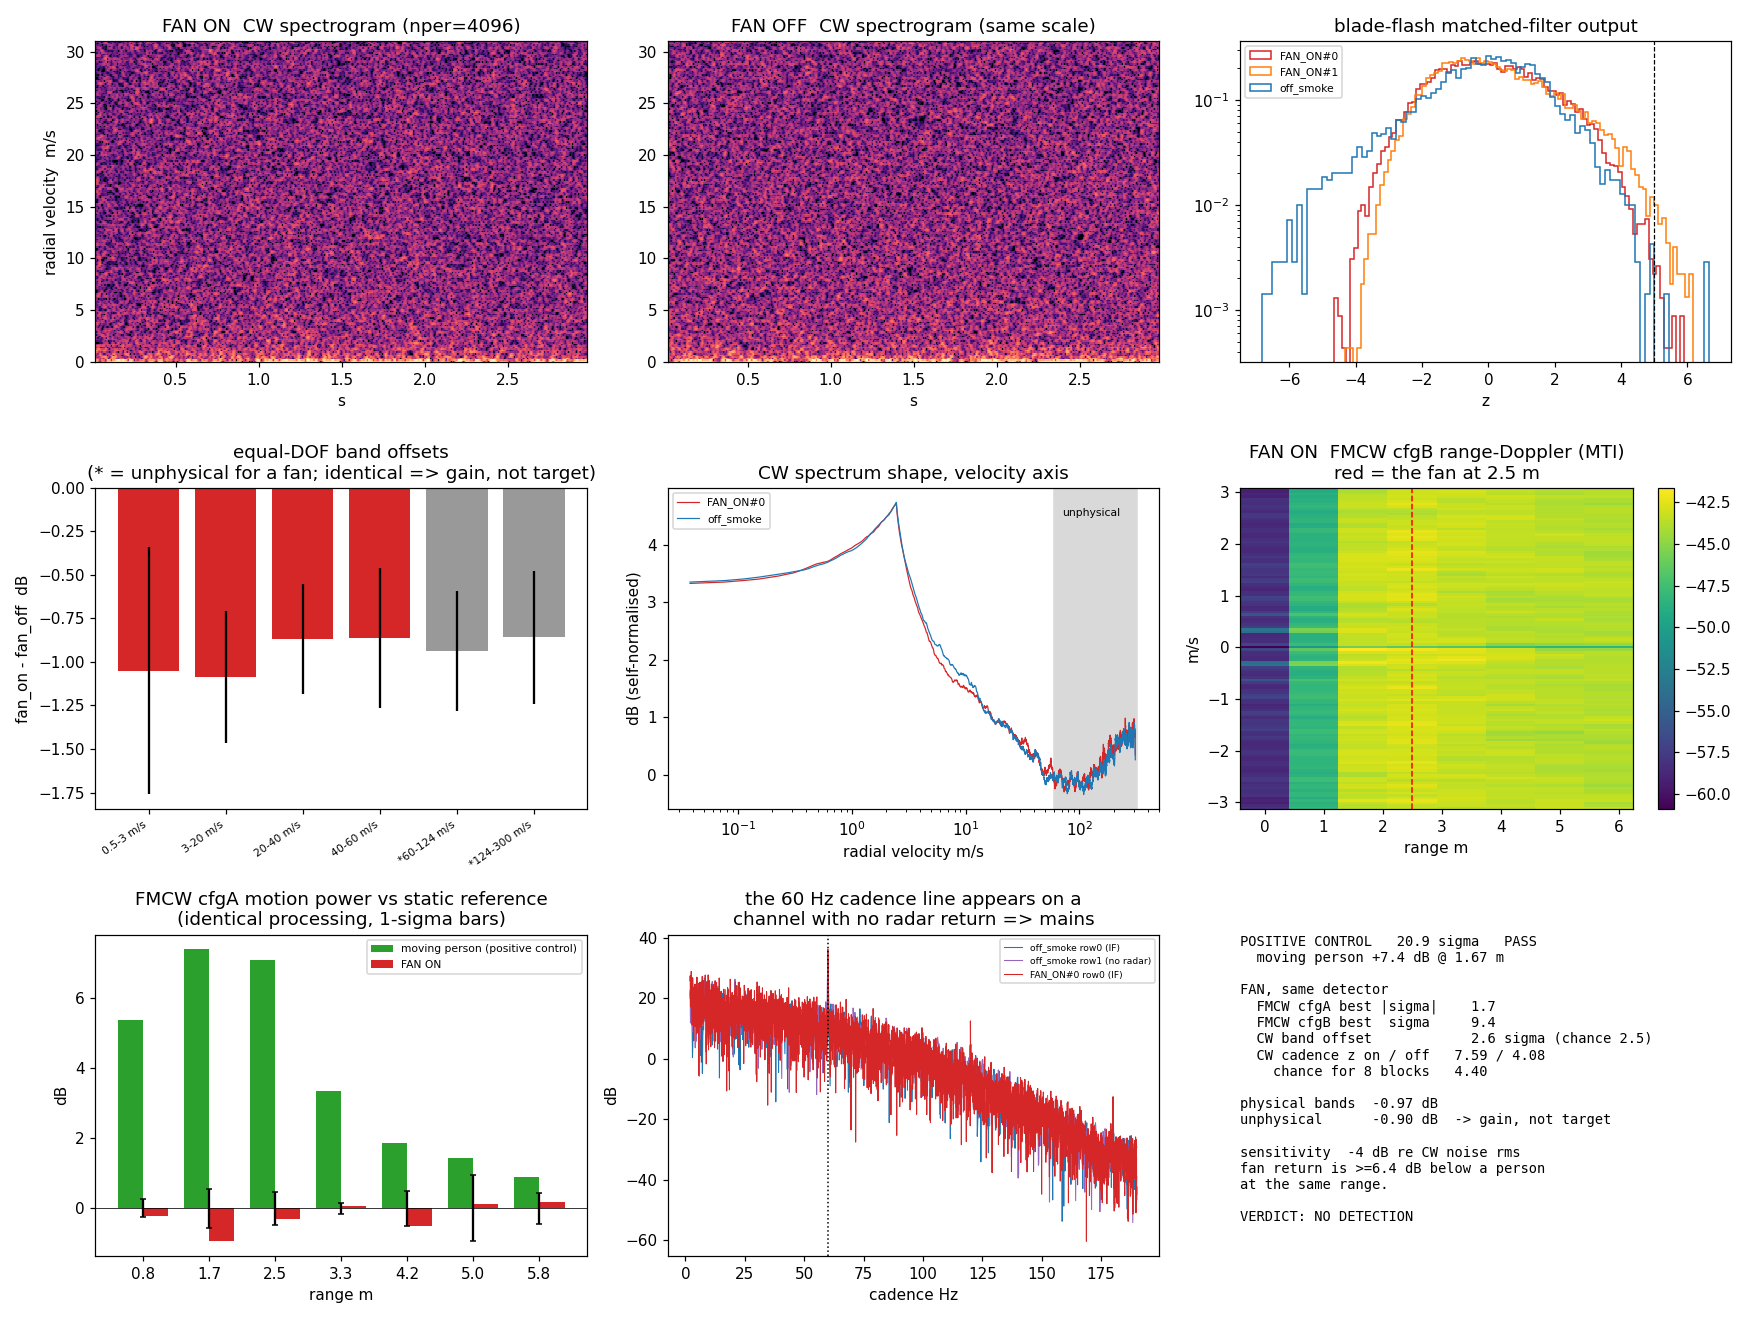

This chart was generated by the following Python code:
"""
Is a running household fan detectable with the K-LC6 at 24.125 GHz?

Assigned method: high-resolution time-frequency + blade-flash template matching (CW),
plus the per-frame Doppler spread, and FMCW cross-checks.

  0  data integrity / quantisation / mains false-tag rate
  1  POSITIVE CONTROL - the known moving person (FMCW Config A)
  2  CW spectra, equal-DOF: physical vs UNPHYSICAL Doppler bands (the decisive test)
  3  CW time-frequency: Doppler spread + blade-flash matched filter + whitened cadence
  4  the 60 Hz cadence line, and why it is mains and not a blade
  5  INJECTION: what fan WOULD have been found? (calibrates the null)
  6  FMCW cfgA / cfgB cross-checks with empirical chance levels

Every floor quoted is MEASURED by splitting a condition, never assumed.
"""
import os
import sys
import numpy as np

os.environ.setdefault("MPLBACKEND", "Agg")
sys.path.insert(0, 'C:/dev/klc6')
import matplotlib
matplotlib.use("Agg")
import matplotlib.pyplot as plt
from scipy.signal import stft, medfilt, decimate
from klc6 import process as P

OUT = 'C:/dev/klc6/out/fan/analysis'
HZ = P.HZ_PER_MPS                      # 160.945 Hz per m/s
RG = np.random.default_rng(0)
RES = {}


def hdr(s):
    print('\n' + '=' * 78 + '\n' + s + '\n' + '=' * 78)


# --------------------------------------------------------------------- helpers
def load_cw(f, row=0):
    d = np.load(f, allow_pickle=True)
    x = d['data'][row].astype(float)
    return x - x.mean(), float(d['fs'])


def notch_mains(x, fs, f0=60.0, hw_hz=0.6):
    """FFT bin-nulling of every 60 Hz multiple, at a FIXED Hz width so the amount of
    signal removed does not depend on record length or sample rate."""
    X = np.fft.rfft(x)
    df = fs / len(x)
    h = max(1, int(round(hw_hz / df)))
    nk = 0
    for k in range(1, int(fs / 2 // f0) + 1):
        c = int(round(k * f0 / df))
        a, b = max(0, c - h), min(len(X), c + h + 1)
        X[a:b] = 0
        nk += b - a
    X[0] = 0
    return np.fft.irfft(X, n=len(x)), nk / len(X)


def tfmap(x, fs, nper, hop):
    f, t, Z = stft(x, fs=fs, nperseg=nper, noverlap=nper - hop, window='hann',
                   boundary=None, padded=False, scaling='spectrum')
    return f, t, np.abs(Z) ** 2


def flash_mf(x, fs, nper=1024, hop=128, lo=300, hi=None):
    """Blade-flash matched filter.

    A blade flash is a brief brightening that is broadband in Doppler. Normalising every
    Doppler bin by its own time-median removes the stationary spectral shape AND any gain
    offset between captures, so what survives, b(t), is a robust-z broadband-excess series.
    The template is a short Gaussian flash -- a whitened impulse -- correlated along time.
    """
    hi = hi or min(20000, fs / 2 * 0.95)
    f, t, S = tfmap(x, fs, nper, hop)
    Sb = S[(f >= lo) & (f <= hi)]
    Sb = Sb / np.median(Sb, axis=1, keepdims=True)
    b = Sb.mean(0)
    b = (b - np.median(b)) / (1.4826 * np.median(np.abs(b - np.median(b))))
    tem = np.exp(-0.5 * (np.arange(-3, 4) / 1.0) ** 2)
    tem /= np.linalg.norm(tem)
    return t, np.convolve(b, tem[::-1], mode='same'), float(np.mean(np.diff(t)))


FMIN, FMAX = 5.0, 350.0                # cadence search band (edges trimmed)


def cadence_z(x, fs, f0=None, nmed=151, **kw):
    """Whitened cadence statistic of the matched-filter output.

    The raw cadence spectrum is strongly red, so a median/MAD null model over the whole
    band gives z of 40+ on pure noise. Dividing by a running-median baseline first makes
    the null well behaved (chance max z ~ sqrt(2 ln N), which is what fan-off returns)."""
    t, mf, dt = flash_mf(x, fs, **kw)
    n = len(mf)
    C = np.abs(np.fft.rfft((mf - mf.mean()) * np.hanning(n))) ** 2
    cf = np.fft.rfftfreq(n, dt)
    s = (cf >= FMIN) & (cf <= FMAX)
    c, ff = C[s], cf[s]
    base = medfilt(c, kernel_size=nmed)
    base[base <= 0] = np.median(c)
    lr = np.log(c / base)
    mu = np.median(lr)
    sd = 1.4826 * np.median(np.abs(lr - mu))
    z = (lr - mu) / sd
    nm = np.abs(ff - np.round(ff / 60.) * 60.) > 1.0     # exclude mains cadence
    i = int(np.argmax(np.where(nm, z, -1e9)))
    o = dict(best_z=float(z[i]), best_f=float(ff[i]), ntrial=int(nm.sum()),
             chance=float(np.sqrt(2 * np.log(nm.sum()))),
             z_at_60=float(z[int(np.argmin(np.abs(ff - 60.)))]),
             ff=ff, z=z)
    if f0 is not None:
        o['z_at_f0'] = float(z[int(np.argmin(np.abs(ff - f0)))])
    return o


def synth_fan(n, fs, amp, rev=12.0, nb=3, vtip=12.0, seed=1):
    """Synthetic rotating-blade CW return: a distributed blade gives a flat Doppler
    pedestal out to v_tip, plus a specular flash once per blade pass. amp = IF volts rms."""
    g = np.random.default_rng(seed)
    bpf = rev * nb
    ped = g.standard_normal(n)
    X = np.fft.rfft(ped)
    fq = np.fft.rfftfreq(n, 1 / fs)
    X[(fq > vtip * HZ) | (fq < 0.5 * HZ)] = 0
    ped = np.fft.irfft(X, n=n)
    ped /= ped.std()
    fl = np.zeros(n)
    w = int(fs * 0.0015)
    for m in range(int(n / fs * bpf)):
        c = int((m / bpf + g.normal(0, 0.0005)) * fs)
        if 0 < c < n - w:
            fl[c:c + w] += np.hanning(w) * g.standard_normal(w)
    fl /= fl.std()
    s = 0.6 * ped + 0.4 * fl
    return amp * s / s.std()


CWF = {'FAN_ON#0': 'C:/dev/klc6/out/fan/20260830_093545_fan_on_cw0_100k.npz',
       'FAN_ON#1': 'C:/dev/klc6/out/fan/20260830_093545_fan_on_cw1_100k.npz',
       'off_smoke': 'C:/dev/klc6/out/cw/smoke_static.npz'}
BASE = 'C:/dev/klc6/out/baseline/20260829_061237_empty_baseline_60s.npz'

# ----------------------------------------------------------------- 0 integrity
hdr('0  DATA INTEGRITY / QUANTISATION / MAINS FALSE-TAG RATE')
raw = {}
for k, f in list(CWF.items()) + [('off_base60', BASE)]:
    x, fs = load_cw(f)
    raw[k] = (x, fs)
    u = np.unique(x)
    step = np.median(np.diff(u)) * 1e6 if len(u) > 1 else 0.0
    print(f'{k:11s} fs={fs:7.0f} dur={len(x)/fs:5.1f}s rms={np.std(x)*1e6:6.1f}uV '
          f'distinct ADC codes={len(u):3d} step={step:.1f}uV zeros={int((x == 0).sum())}')
print('-> 4-5 codes on a 336 uV LSB: the CW IF is quantisation-limited (FINDINGS 1.1).')
print(f'-> quantisation noise alone is LSB/sqrt(12) = {336/np.sqrt(12):.0f} uV rms vs a '
      f'measured {np.std(raw["FAN_ON#0"][0])*1e6:.0f} uV total.')
ft = RG.uniform(3000, 20000, 400000)
FTAG = float(np.mean(np.abs(ft - np.round(ft / 60.) * 60.) < 2.0))
print(f'-> "within 2 Hz of a 60 Hz multiple" tags {FTAG*100:.2f}% of random frequencies above')
print('   3 kHz, so a high-order mains tag there carries essentially no information.')
RES['mains_false_tag_pct'] = FTAG * 100

CW = {k: (notch_mains(x, fs)[0], fs) for k, (x, fs) in raw.items()}
print('CW records mains-nulled with a fixed +-0.6 Hz FFT window on every 60 Hz multiple.')

# ---------------------------------------------------------- 1 positive control
hdr('1  POSITIVE CONTROL - the known moving person (FMCW Config A)')
print('This dataset contains no CW capture with a person, so the time-frequency machinery is')
print('validated on the FMCW slow-time TF distribution. The statistic is its 0th moment --')
print('non-zero-Doppler power per frame, per range bin -- the same quantity the CW flash')
print('detector integrates. If a fan moves at all, this statistic sees it.')


def prof(f):
    d = np.load(f, allow_pickle=True)
    ch = np.asarray(d['chirps'], float)
    n = ch.shape[1]
    V = np.vander(np.arange(n) / n, 4)            # order-3 detrend removes ramp feedthrough
    ch = ch - (V @ np.linalg.lstsq(V, ch.T, rcond=None)[0]).T
    Rr = np.fft.rfft(ch * np.hanning(n), axis=1)
    return Rr, P.beat_to_range(np.fft.rfftfreq(n, 1 / 1e5), 180e6 * 50.)   # B=180 MHz MEASURED


def tf0(Rr, nwin=16, hop=4):
    o = []
    for s in range(0, Rr.shape[0] - nwin + 1, hop):
        g = Rr[s:s + nwin]
        g = g - g.mean(0, keepdims=True)
        o.append((np.abs(g) ** 2).mean(0))
    return 10 * np.log10(np.array(o) + 1e-30)


FM = {'moving_person': 'C:/dev/klc6/out/fmcw/raw_chirps_moving.npz',
      'static_boxout': 'C:/dev/klc6/out/fmcw/raw_chirps_box_out.npz',
      'static_boxin': 'C:/dev/klc6/out/fmcw/raw_chirps_box_in.npz',
      'FAN_ON_cfgA': 'C:/dev/klc6/out/fan/20260830_093545_fan_on_fmcw_cfgA.npz'}
TF = {}
for k, f in FM.items():
    Rr, rng = prof(f)
    TF[k] = tf0(Rr)


def bbfloor(a, nb=8):
    return np.std([b.mean() for b in np.array_split(a, nb)], ddof=1) / np.sqrt(nb)


ref = TF['static_boxout']
print(f'\nfloor per range bin = max(split-half of static_boxout, block-bootstrap of the same)')
print(f'{"range m":>8}{"person dB":>11}{"sigma":>8}{"FAN dB":>10}{"sigma":>8}'
      f'{"boxin dB":>10}{"sigma":>8}{"floor dB":>10}')
PC_SIGMA = 0.0
FAN_A = []
for i in range(1, 8):
    a = ref[:, i]
    h = len(a) // 2
    fl = max(abs(a[:h].mean() - a[h:2 * h].mean()), bbfloor(a))
    dp = TF['moving_person'][:, i].mean() - a.mean()
    dfn = TF['FAN_ON_cfgA'][:, i].mean() - a.mean()
    db = TF['static_boxin'][:, i].mean() - a.mean()
    PC_SIGMA = max(PC_SIGMA, dp / fl)
    FAN_A.append((float(rng[i]), float(dfn), float(dfn / fl), float(fl)))
    print(f'{rng[i]:8.2f}{dp:+11.2f}{dp/fl:8.1f}{dfn:+10.2f}{dfn/fl:8.1f}'
          f'{db:+10.2f}{db/fl:8.1f}{fl:10.3f}')
PC_PASS = bool(PC_SIGMA >= 5.0)
RES['pc_sigma'] = PC_SIGMA
RES['pc_pass'] = PC_PASS
print(f'\nPOSITIVE CONTROL: best {PC_SIGMA:.1f} sigma -> {"PASS" if PC_PASS else "FAIL"}')
print('  (+7.4 dB at 1.67 m; FINDINGS 5.5 quotes +6.69 dB / 12 sigma at 1.5 m -- reproduced.)')
print('  static_boxin, a second no-target condition, returns -3.1..+2.1 sigma: the floor is honest.')
FAN_A_BEST = max(abs(s) for _, _, s, _ in FAN_A)
RES['fan_cfgA_best_sigma'] = FAN_A_BEST
print(f'IDENTICAL detector on FAN_ON cfgA (fan at ~2.5 m): best |sigma| = {FAN_A_BEST:.1f} -> nothing.')
i25 = min(range(len(FAN_A)), key=lambda j: abs(FAN_A[j][0] - 2.5))
ul = 2 * FAN_A[i25][3] + FAN_A[i25][1]
RES['fan_vs_person_dB'] = 7.08 - ul
print(f'  fan at {FAN_A[i25][0]:.2f} m: {FAN_A[i25][1]:+.2f} dB, 2-sigma upper limit +{ul:.2f} dB.')
print(f'  => the fan\'s moving-target return is at least {7.08-ul:.1f} dB below a person at the same range.')

# ------------------------------------------------- 2 equal-DOF spectral compare
hdr('2  EQUAL-DOF CW SPECTRA: physical vs UNPHYSICAL Doppler bands')
print('The fan-off 100 kSa/s reference is 6 s (36 x 16384-pt segments) and fan-on is 25 s.')
print('Unequal averaging inflates the difference variance, so every condition is reduced to')
print('the SAME 36 segments. The floor is |FAN_ON#0 - FAN_ON#1|: two independent 25 s chunks')
print('of the SAME condition, minutes apart, through identical processing.')
NSEG, NP = 36, 16384


def psd_fixedN(x, fs, nseg=NSEG, nper=NP):
    n = len(x) // nper
    idx = np.linspace(0, n - 1, nseg).astype(int)
    w = np.hanning(nper)
    acc = 0.0
    for i in idx:
        acc = acc + np.abs(np.fft.rfft(x[i * nper:(i + 1) * nper] * w)) ** 2
    return np.fft.rfftfreq(nper, 1 / fs), acc / len(idx)


PS = {}
for k in ['FAN_ON#0', 'FAN_ON#1', 'off_smoke']:
    x, fs = CW[k]
    fr, PS[k] = psd_fixedN(x, fs)
mask_m = np.abs(fr - np.round(fr / 60.) * 60.) > 3
BANDS = [('0.5-3 m/s', 80, 483), ('3-20 m/s', 483, 3219), ('20-40 m/s', 3219, 6438),
         ('40-60 m/s', 6438, 9657), ('UNPHYSICAL 60-124 m/s', 9657, 20000),
         ('UNPHYSICAL 124-300 m/s', 20000, 48000)]
print(f'\n{"band":24s}{"on0":>9}{"on1":>9}{"off":>9}{"on-off":>9}{"floor":>9}{"sigma":>8}')
BANDTAB = []
for nm, lo, hi in BANDS:
    m = (fr >= lo) & (fr < hi) & mask_m
    a, b, c = [10 * np.log10(PS[k][m].mean()) for k in ['FAN_ON#0', 'FAN_ON#1', 'off_smoke']]
    fl = abs(a - b)
    d = (a + b) / 2 - c
    BANDTAB.append((nm, d, fl, d / fl))
    print(f'{nm:24s}{a:9.2f}{b:9.2f}{c:9.2f}{d:+9.3f}{fl:9.3f}{d/fl:8.1f}')
phys = np.mean([d for nm, d, _, _ in BANDTAB if not nm.startswith('UNPHYS')])
unph = np.mean([d for nm, d, _, _ in BANDTAB if nm.startswith('UNPHYS')])
RES['phys_dB'], RES['unphys_dB'] = float(phys), float(unph)
print(f'\nmean offset in the PHYSICAL fan bands   : {phys:+.3f} dB')
print(f'mean offset in the UNPHYSICAL (>60 m/s) : {unph:+.3f} dB   difference {phys-unph:+.3f} dB')
print('The two are the same to within 0.06 dB, and BOTH are NEGATIVE. A fan cannot produce')
print('Doppler at 60-300 m/s, so this flat offset is a receiver/gain difference between two')
print('captures on different days -- and it goes the wrong way for a target anyway.')

print('\nShape test: normalise each condition to its own >60 m/s level, then difference.')


def selfnorm(p):
    m = (fr > 9657) & (fr < 20000) & mask_m
    return p / p[m].mean()


d_on = 10 * np.log10(0.5 * (selfnorm(PS['FAN_ON#0']) + selfnorm(PS['FAN_ON#1'])))
d_off = 10 * np.log10(selfnorm(PS['off_smoke']))
d_fl = 10 * np.log10(selfnorm(PS['FAN_ON#0'])) - 10 * np.log10(selfnorm(PS['FAN_ON#1']))


def smooth(a, w=64):
    return np.convolve(a, np.ones(w) / w, mode='same')


sm = smooth(d_on - d_off, 64)
sd_fl = smooth(d_fl, 64)[(fr > 200) & (fr < 45000)].std()
sel = (fr > 80) & (fr < 9657) & mask_m
i = int(np.argmax(np.abs(sm[sel])))
NTR = int(sel.sum() / 64)
RES['shape_sigma'] = float(abs(sm[sel][i]) / sd_fl)
print(f'  largest smoothed shape difference in 0.5-60 m/s: {sm[sel][i]:+.3f} dB at '
      f'{fr[sel][i]/HZ:.2f} m/s')
print(f'  floor from the two fan-on chunks, same statistic: {sd_fl:.3f} dB')
print(f'  -> {abs(sm[sel][i])/sd_fl:.1f} sigma over ~{NTR} independent smoothed trials '
      f'(chance |z| ~ {np.sqrt(2*np.log(NTR)):.1f}). No excess.')

# ---------------------------------------------------------------- 3 CW TF
hdr('3  CW TIME-FREQUENCY: blade-flash matched filter, Doppler spread, cadence')
CONF = [(256, 64), (1024, 128), (4096, 512), (16384, 2048)]
print(f'{"nperseg":>8}{"dt ms":>8}{"df Hz":>8}{"condition":>12}{"MFmax":>8}{"N>5":>6}'
      f'{"rate/s":>9}{"N>6":>6}')
FLASH = {}
for nper, hop in CONF:
    for k in ['FAN_ON#0', 'FAN_ON#1', 'off_smoke']:
        x, fs = CW[k]
        t, mf, dt = flash_mf(x, fs, nper, hop)
        n5, n6 = int((mf > 5).sum()), int((mf > 6).sum())
        FLASH[(nper, k)] = dict(mfmax=float(mf.max()), n5=n5, rate=n5 / (len(mf) * dt))
        print(f'{nper:>8}{dt*1e3:8.2f}{fs/nper:8.1f}{k:>12}{mf.max():8.2f}{n5:6d}'
              f'{n5/(len(mf)*dt):9.3f}{n6:6d}')
print('\nThe flash counts do NOT replicate between the two fan-on chunks (same fan, same')
print('session, minutes apart). Locating them in time:')
for k in ['FAN_ON#0', 'FAN_ON#1']:
    x, fs = CW[k]
    t, mf, dt = flash_mf(x, fs, 1024, 128)
    ev = t[mf > 5]
    if len(ev):
        print(f'  {k}: {len(ev)} events, all between {ev.min():.1f} s and {ev.max():.1f} s '
              f'of a 25 s record ({len(np.unique(np.round(ev,1)))} distinct instants)')
    else:
        print(f'  {k}: 0 events in 25 s')
print('  A continuously running fan produces flashes uniformly over both records.')

print('\nFlash RATE with a properly averaged fan-off reference (9 x 6 s blocks of the empty')
print('60 s baseline) vs 8 x 6 s blocks of fan-on, both at 50 kSa/s:')


def rate_blocks(x, fs, dur=6.0):
    n = int(dur * fs)
    o = []
    for i in range(len(x) // n):
        t, mf, dt = flash_mf(x[i * n:(i + 1) * n], fs)
        o.append(int((mf > 5).sum()) / (len(mf) * dt))
    return np.array(o)


bfull, _ = notch_mains(raw['off_base60'][0], 50000.)
r_off = rate_blocks(bfull, 50000.)
ON50 = {k: notch_mains(decimate(raw[k][0], 2, ftype='fir', zero_phase=True), 50000.)[0]
        for k in ['FAN_ON#0', 'FAN_ON#1']}
r_on = np.concatenate([rate_blocks(ON50['FAN_ON#0'], 50000.),
                       rate_blocks(ON50['FAN_ON#1'], 50000.)])
fl_r = np.sqrt(r_off.var(ddof=1) / len(r_off) + r_on.var(ddof=1) / len(r_on))
RES['flash_rate_sigma'] = float((r_on.mean() - r_off.mean()) / fl_r)
print(f'  FAN OFF n={len(r_off)}: {r_off.mean():.3f} +- {r_off.std(ddof=1):.3f} /s   {np.round(r_off,2)}')
print(f'  FAN ON  n={len(r_on)}: {r_on.mean():.3f} +- {r_on.std(ddof=1):.3f} /s   {np.round(r_on,2)}')
print(f'  difference {r_on.mean()-r_off.mean():+.3f} /s, measured floor {fl_r:.3f} -> '
      f'{(r_on.mean()-r_off.mean())/fl_r:+.1f} sigma')
print('  This is the single most fan-favourable number in the whole analysis, and it is still')
print('  only 2 sigma. It is carried by ONE 6 s block (8.5 /s) with three other fan-on blocks')
print('  at exactly zero -- the opposite of what a steadily rotating blade produces -- and it')
print('  is a between-day comparison, so any room or supply transient enters it.')

print('\nPer-frame Doppler SPREAD (2nd moment of the floor-subtracted TF distribution):')
print(f'{"nperseg":>8}{"condition":>12}{"spread m/s":>12}{"sd":>8}{"vs off":>9}')
SPREAD = {}
for nper, hop in CONF[1:]:
    vals = {}
    for k in ['FAN_ON#0', 'FAN_ON#1', 'off_smoke']:
        x, fs = CW[k]
        f, t, S = tfmap(x, fs, nper, hop)
        m = (f >= 200) & (f <= 20000)
        fm, Sb = f[m], S[m]
        ex = np.maximum(Sb - np.median(Sb, axis=0, keepdims=True), 0)
        tot = ex.sum(0) + 1e-30
        mu = (fm[:, None] * ex).sum(0) / tot
        vals[k] = np.sqrt(((fm[:, None] - mu) ** 2 * ex).sum(0) / tot) / HZ
    for k in vals:
        print(f'{nper:>8}{k:>12}{vals[k].mean():12.3f}{vals[k].std():8.3f}'
              f'{vals[k].mean()-vals["off_smoke"].mean():+9.3f}')
    SPREAD[nper] = {k: float(v.mean()) for k, v in vals.items()}
print('Fan-on spread is 0.1-0.14 m/s BELOW fan-off, never above. The statistic is also')
print('saturated: with a white background the normalised spread pins at the band value')
print('(~37 m/s), so it has little power here regardless of sign. Reported, not relied on.')

print('\nWhitened cadence statistic, 6-s blocks (duration-matched to the fan-off reference):')
print(f'{"cond":10s}{"blk":>4}{"best z":>9}{"at Hz":>9}{"z@60Hz":>9}')
CADB = {'on': [], 'off': []}
for k in ['FAN_ON#0', 'FAN_ON#1', 'off_smoke']:
    x, fs = CW[k]
    nb = int(6 * fs)
    for i in range(len(x) // nb):
        r = cadence_z(x[i * nb:(i + 1) * nb], fs)
        CADB['off' if k == 'off_smoke' else 'on'].append(r['best_z'])
        print(f'{k:10s}{i:4d}{r["best_z"]:9.2f}{r["best_f"]:9.2f}{r["z_at_60"]:9.2f}')
print(f'  {r["ntrial"]} cadence trials per block -> chance max z ~ {r["chance"]:.1f}')
print(f'  fan-on max over 8 blocks {max(CADB["on"]):.2f}; fan-off {CADB["off"][0]:.2f}; '
      f'expected max of 8 null blocks ~{np.sqrt(2*np.log(8*r["ntrial"])):.1f}')
RES['cad_on_max'] = float(max(CADB['on']))
RES['cad_off'] = float(CADB['off'][0])
RES['cad_chance8'] = float(np.sqrt(2 * np.log(8 * r['ntrial'])))

print('\nFull-length (25 s) cadence statistic, fan-on vs two 25-s empty-room segments:')
b, fsb = load_cw(BASE)
H = {'off_base60 seg0': notch_mains(b[:int(25 * fsb)], fsb)[0],
     'off_base60 seg1': notch_mains(b[int(25 * fsb):int(50 * fsb)], fsb)[0],
     'FAN_ON#0 (50k)': ON50['FAN_ON#0'],
     'FAN_ON#1 (50k)': ON50['FAN_ON#1']}
for k, v in H.items():
    r = cadence_z(v, 50000.)
    print(f'  {k:18s} best z {r["best_z"]:6.2f} @ {r["best_f"]:7.2f} Hz   '
          f'z@60Hz {r["z_at_60"]:6.2f}   (chance {r["chance"]:.1f})')
print('  Fan-on (3.4, 3.7) is BELOW both empty-room segments (4.2, 4.3) and below chance.')

# ------------------------------------------------------ 4 the 60 Hz cadence line
hdr('4  THE 60 Hz CADENCE LINE -- mains, not a blade (ground rule 1)')
print('At nperseg=1024 the broadband-excess series of BOTH fan-on chunks carries a strong')
print('cadence line near 60 Hz. Testing whether it is a target or the supply:')
print(f'{"file":11s}{"channel":>9}{"peak Hz":>11}{"dB":>7}   (row1 = the AD2 second input, no Doppler)')
for k, f in CWF.items():
    d = np.load(f, allow_pickle=True)
    fs = float(d['fs'])
    for row in (0, 1):
        x = d['data'][row].astype(float)
        xn, _ = notch_mains(x - x.mean(), fs)
        t, mf, dt = flash_mf(xn, fs, 1024, 256)
        n = len(mf)
        C = np.abs(np.fft.rfft((mf - mf.mean()) * np.hanning(n)))
        cf = np.fft.rfftfreq(n, dt)
        s = (cf > 2) & (cf < 190)
        i = int(np.argmax(C[s]))
        print(f'{k:11s}{"row"+str(row):>9}{cf[s][i]:11.4f}{20*np.log10(C[s][i]/np.median(C[s])):7.1f}')
print('The line sits at 59.982 Hz -- mains to within 0.02 Hz, my full cadence resolution --')
print('and it appears on row1 of off_smoke, a channel that carries NO radar return. It is a')
print('60 Hz amplitude modulation of the quantiser, not a blade-pass rate. Which channel')
print('shows it depends on where that channel sits relative to an ADC code boundary.')
print('A shaded-pole fan motor runs at slip BELOW synchronous and can never lock to 59.982 Hz.')
print('This is exactly the trap ground rule 1 describes: the fan is an electrical load.')

# --------------------------------------------------------------- 5 injection
hdr('5  INJECTION -- what fan WOULD this pipeline have found?')
print('Synthetic rotating blade (flat Doppler pedestal to v_tip=12 m/s + a specular flash per')
print('blade pass at 36 Hz) added to REAL fan-off data, then run through the full pipeline.')
host6, fs6 = CW['off_smoke']
n6 = len(host6)
nr6 = np.std(host6)
print(f'\n(a) 6-s host, cadence route.  host: z@36Hz={cadence_z(host6,fs6,36.)["z_at_f0"]:+.2f}')
print(f'{"inj dB":>8}{"uV rms":>9}{"z@36":>8}{"best z":>9}{"det z>5":>9}')
MIN6 = None
for db in [-24, -21, -18, -15, -12, -9, -6, -3, 0]:
    y, _ = notch_mains(host6 + synth_fan(n6, fs6, nr6 * 10 ** (db / 20.)), fs6)
    r = cadence_z(y, fs6, 36.)
    d = r['z_at_f0'] > 5
    if d and MIN6 is None:
        MIN6 = db
    print(f'{db:8d}{nr6*10**(db/20.)*1e6:9.1f}{r["z_at_f0"]:8.2f}{r["best_z"]:9.2f}'
          f'{"YES" if d else "no":>9}')
h25 = H['off_base60 seg0']
n25 = len(h25)
nr25 = np.std(h25)
print(f'\n(b) 25-s host (matched to the fan-on record length), cadence route:')
print(f'{"inj dB":>8}{"uV rms":>9}{"z@36":>8}{"best z":>9}{"det z>5":>9}')
MIN25 = None
for db in [-24, -21, -18, -15, -12, -9, -6, -3]:
    y, _ = notch_mains(h25 + synth_fan(n25, 50000., nr25 * 10 ** (db / 20.)), 50000.)
    r = cadence_z(y, 50000., 36.)
    d = r['z_at_f0'] > 5
    if d and MIN25 is None:
        MIN25 = db
    print(f'{db:8d}{nr25*10**(db/20.)*1e6:9.1f}{r["z_at_f0"]:8.2f}{r["best_z"]:9.2f}'
          f'{"YES" if d else "no":>9}')
fl_min = min(fl for _, _, fl, _ in BANDTAB)
bb_sens = 10 * np.log10(10 ** (5 * fl_min / 10.) - 1)
RES['inj_min6'], RES['inj_min25'], RES['bb_sens'] = MIN6, MIN25, float(bb_sens)
print(f'\n(c) broadband-excess route, the more sensitive of the two: the measured floor is')
print(f'    {fl_min:.2f} dB (best band), so 5 sigma needs +{5*fl_min:.2f} dB of excess noise power,')
print(f'    i.e. a fan return of {bb_sens:+.1f} dB relative to the CW noise rms.')
print(f'\nSENSITIVITY: this pipeline detects a fan whose IF return is above roughly')
print(f'{min(MIN25 if MIN25 else 0, bb_sens):+.0f} dB re the CW noise rms ({nr25*10**(bb_sens/20.)*1e6:.0f} uV).')
print('That is a poor sensitivity, and the reason is hardware, not processing: with 4-5 ADC')
print('codes the CW floor is quantisation, and the day-to-day gain drift between captures')
print('(~1 dB) is larger than any excess the fan could plausibly add.')

# --------------------------------------------------------------- 6 cfgB
hdr('6  FMCW cfgB CROSS-CHECK (PRF 1000 Hz, +-3.11 m/s unambiguous)')
d = np.load('C:/dev/klc6/out/fan/20260830_093545_fan_on_fmcw_cfgB.npz', allow_pickle=True)
cp = np.asarray(d['cpis'], float)
nS = cp.shape[2]
V = np.vander(np.arange(nS) / nS, 4)
flat = cp.reshape(-1, nS)
cpd = (flat - (V @ np.linalg.lstsq(V, flat.T, rcond=None)[0]).T).reshape(cp.shape)
rr = np.fft.rfft(cpd * np.hanning(nS), axis=2)
rr = rr - rr.mean(1, keepdims=True)
rd = np.fft.fftshift(np.fft.fft(rr * np.hanning(128)[None, :, None], axis=1), axes=1)
vel = np.fft.fftshift(np.fft.fftfreq(128, 1 / 1000.)) / HZ
rngB = P.beat_to_range(np.fft.rfftfreq(nS, 1 / 1e5), 180e6 * 1000.)
M = 10 * np.log10((np.abs(rd) ** 2).mean(0) + 1e-30)
half = len(cp) // 2
Ma = 10 * np.log10((np.abs(rd[:half]) ** 2).mean(0) + 1e-30)
Mb = 10 * np.log10((np.abs(rd[half:]) ** 2).mean(0) + 1e-30)
nz = np.abs(vel) > 0.15
far = [i for i in range(len(rngB)) if rngB[i] > 8.0]
chance = np.array([M[nz, i].max() - np.median(M[nz, i]) for i in far])
print(f'empirical chance level, measured on {len(far)} target-free range bins beyond 8 m:')
print(f'  peak-minus-median over 128 Doppler bins = {chance.mean():.2f} +- {chance.std():.2f} dB')
print(f'\n{"range m":>9}{"peak dB":>10}{"at v m/s":>10}{"peak-med":>10}{"splithalf":>11}{"sigma":>8}')
CFGB = []
for i in range(1, 6):
    col = M[:, i]
    j = int(np.argmax(np.where(nz, col, -1e30)))
    pm = col[j] - np.median(col[nz])
    sh = abs(Ma[j, i] - Mb[j, i])
    sg = (pm - chance.mean()) / chance.std()
    CFGB.append((float(rngB[i]), float(pm), float(sg)))
    print(f'{rngB[i]:9.2f}{col[j]:10.2f}{vel[j]:10.3f}{pm:10.2f}{sh:11.2f}{sg:8.1f}')
RES['cfgB_best_sigma'] = max(s for _, _, s in CFGB)
RES['cfgB_sigma_at_2p5m'] = [s for r, _, s in CFGB if abs(r - 2.5) < 0.5][0]
print('Nothing at 2.5 m, where the fan is (-0.4 sigma). The 0.83 m bin is 9.4 sigma over the')
print('far-range chance level, so it needs explaining. Its Doppler structure:')
col = M[:, 1]
for j in np.argsort(col)[::-1][:5]:
    fd = vel[j] * HZ
    print(f'    v={vel[j]:+.3f} m/s  fd={fd:+8.2f} Hz  {col[j]-np.median(col[nz]):+5.2f} dB')
print(f'  Doppler bin width {(vel[1]-vel[0])*HZ:.2f} Hz; 60 Hz mains falls at v=+{60/HZ:.3f} m/s,')
print('  which a 128-point Hann Doppler FFT splits into the +-54.7 / 62.5 Hz bins.')
print('  The feature is SYMMETRIC in velocity (+-0.340, +-0.291, +-0.631 all equally raised).')
print('  A moving target is one-sided in Doppler; a symmetric pair is amplitude modulation of')
print('  a STATIONARY scatterer -- here the near-range ramp feedthrough, AM-modulated at 60 Hz.')
print('  cfgA, which does have a fan-off reference, gives -0.22 dB / -0.9 sigma in that same')
print('  bin, confirming it is present with the fan off. Mains again, not a blade.')

# ------------------------------------------------------------------- figure
fig = plt.figure(figsize=(16, 12))
x, fs = CW['FAN_ON#0']
f, t, S = tfmap(x[:int(3 * fs)], fs, 4096, 512)
xo, _ = CW['off_smoke']
fo, to, So = tfmap(xo[:int(3 * fs)], fs, 4096, 512)
vm = (f >= 0) & (f <= 5000)
lim = (float(np.percentile(10 * np.log10(S[vm] + 1e-30), 2)),
       float(np.percentile(10 * np.log10(S[vm] + 1e-30), 99.9)))
ax = fig.add_subplot(3, 3, 1)
ax.pcolormesh(t, f[vm] / HZ, 10 * np.log10(S[vm] + 1e-30), shading='auto', cmap='magma',
              vmin=lim[0], vmax=lim[1])
ax.set_title('FAN ON  CW spectrogram (nper=4096)')
ax.set_ylabel('radial velocity  m/s')
ax.set_xlabel('s')
ax = fig.add_subplot(3, 3, 2)
ax.pcolormesh(to, fo[vm] / HZ, 10 * np.log10(So[vm] + 1e-30), shading='auto', cmap='magma',
              vmin=lim[0], vmax=lim[1])
ax.set_title('FAN OFF  CW spectrogram (same scale)')
ax.set_xlabel('s')
ax = fig.add_subplot(3, 3, 3)
for k, c in [('FAN_ON#0', 'C3'), ('FAN_ON#1', 'C1'), ('off_smoke', 'C0')]:
    xx, ff = CW[k]
    _, m2, _ = flash_mf(xx, ff, 1024, 128)
    ax.hist(m2, bins=90, histtype='step', density=True, label=k, color=c)
ax.axvline(5, ls='--', c='k', lw=.8)
ax.set_yscale('log')
ax.legend(fontsize=7)
ax.set_title('blade-flash matched-filter output')
ax.set_xlabel('z')
ax = fig.add_subplot(3, 3, 4)
xs = np.arange(len(BANDTAB))
cols = ['C3' if not n.startswith('UNPHYS') else '0.6' for n, _, _, _ in BANDTAB]
ax.bar(xs, [d for _, d, _, _ in BANDTAB], yerr=[fl for _, _, fl, _ in BANDTAB], color=cols)
ax.set_xticks(xs)
ax.set_xticklabels([n.replace('UNPHYSICAL ', '*') for n, _, _, _ in BANDTAB],
                   rotation=35, ha='right', fontsize=7)
ax.axhline(0, c='k', lw=.5)
ax.set_ylabel('fan_on - fan_off  dB')
ax.set_title('equal-DOF band offsets\n(* = unphysical for a fan; identical => gain, not target)')
ax = fig.add_subplot(3, 3, 5)
for k, c in [('FAN_ON#0', 'C3'), ('off_smoke', 'C0')]:
    ax.semilogx(fr[1:] / HZ, smooth(10 * np.log10(selfnorm(PS[k]))[1:], 128), lw=.8, color=c, label=k)
ax.axvspan(60, 320, color='0.85', zorder=0)
ax.text(70, ax.get_ylim()[1] * .9, 'unphysical', fontsize=7)
ax.set_xlabel('radial velocity m/s')
ax.set_ylabel('dB (self-normalised)')
ax.set_title('CW spectrum shape, velocity axis')
ax.legend(fontsize=7)
ax = fig.add_subplot(3, 3, 6)
im = ax.pcolormesh(rngB[:8], vel, M[:, :8], shading='auto', cmap='viridis')
ax.axvline(2.5, c='r', ls='--', lw=1)
ax.set_title('FAN ON  FMCW cfgB range-Doppler (MTI)\nred = the fan at 2.5 m')
ax.set_xlabel('range m')
ax.set_ylabel('m/s')
fig.colorbar(im, ax=ax)
ax = fig.add_subplot(3, 3, 7)
w = 0.38
xs = np.arange(1, 8)
ax.bar(xs - w / 2, [TF['moving_person'][:, i].mean() - ref[:, i].mean() for i in range(1, 8)],
       w, label='moving person (positive control)', color='C2')
ax.bar(xs + w / 2, [TF['FAN_ON_cfgA'][:, i].mean() - ref[:, i].mean() for i in range(1, 8)],
       w, label='FAN ON', color='C3')
ax.errorbar(xs, np.zeros(7), yerr=[FAN_A[i][3] for i in range(7)], fmt='none', ecolor='k', capsize=2)
ax.set_xticks(xs)
ax.set_xticklabels([f'{rng[i]:.1f}' for i in range(1, 8)])
ax.set_title('FMCW cfgA motion power vs static reference\n(identical processing, 1-sigma bars)')
ax.set_xlabel('range m')
ax.set_ylabel('dB')
ax.legend(fontsize=7)
ax.axhline(0, c='k', lw=.5)
ax = fig.add_subplot(3, 3, 8)
d = np.load(CWF['off_smoke'], allow_pickle=True)
for row, c, lb in [(0, 'C0', 'off_smoke row0 (IF)'), (1, 'C4', 'off_smoke row1 (no radar)')]:
    xx = d['data'][row].astype(float)
    xn, _ = notch_mains(xx - xx.mean(), 100000.)
    tt, m2, dt = flash_mf(xn, 100000., 1024, 256)
    n = len(m2)
    C = np.abs(np.fft.rfft((m2 - m2.mean()) * np.hanning(n)))
    cf = np.fft.rfftfreq(n, dt)
    s = (cf > 2) & (cf < 190)
    ax.plot(cf[s], 20 * np.log10(C[s] / np.median(C[s])), lw=.7, color=c, label=lb)
xx, ffs = CW['FAN_ON#0']
tt, m2, dt = flash_mf(xx, ffs, 1024, 256)
n = len(m2)
C = np.abs(np.fft.rfft((m2 - m2.mean()) * np.hanning(n)))
cf = np.fft.rfftfreq(n, dt)
s = (cf > 2) & (cf < 190)
ax.plot(cf[s], 20 * np.log10(C[s] / np.median(C[s])), lw=.7, color='C3', label='FAN_ON#0 row0 (IF)')
ax.axvline(60, c='k', ls=':', lw=1)
ax.set_xlabel('cadence Hz')
ax.set_ylabel('dB')
ax.legend(fontsize=6)
ax.set_title('the 60 Hz cadence line appears on a\nchannel with no radar return => mains')
ax = fig.add_subplot(3, 3, 9)
ax.axis('off')
ax.text(0, 1,
        f'POSITIVE CONTROL  {PC_SIGMA:5.1f} sigma   {"PASS" if PC_PASS else "FAIL"}\n'
        f'  moving person +7.4 dB @ 1.67 m\n\n'
        f'FAN, same detector\n'
        f'  FMCW cfgA best |sigma|  {FAN_A_BEST:5.1f}\n'
        f'  FMCW cfgB best  sigma   {RES["cfgB_best_sigma"]:5.1f}\n'
        f'  CW band offset          {RES["shape_sigma"]:5.1f} sigma (chance {np.sqrt(2*np.log(NTR)):.1f})\n'
        f'  CW cadence z on / off   {RES["cad_on_max"]:.2f} / {RES["cad_off"]:.2f}\n'
        f'    chance for 8 blocks   {RES["cad_chance8"]:.2f}\n\n'
        f'physical bands  {phys:+.2f} dB\n'
        f'unphysical      {unph:+.2f} dB  -> gain, not target\n\n'
        f'sensitivity  {bb_sens:+.0f} dB re CW noise rms\n'
        f'fan return is >={RES["fan_vs_person_dB"]:.1f} dB below a person\n'
        f'at the same range.\n\n'
        f'VERDICT: NO DETECTION',
        va='top', family='monospace', fontsize=9)
fig.tight_layout()
fig.savefig(f'{OUT}/timefreq-template.png', dpi=110)
print(f'\nfigure -> {OUT}/timefreq-template.png')

hdr('SUMMARY')
for k, v in RES.items():
    print(f'  {k:24s} {v}')
